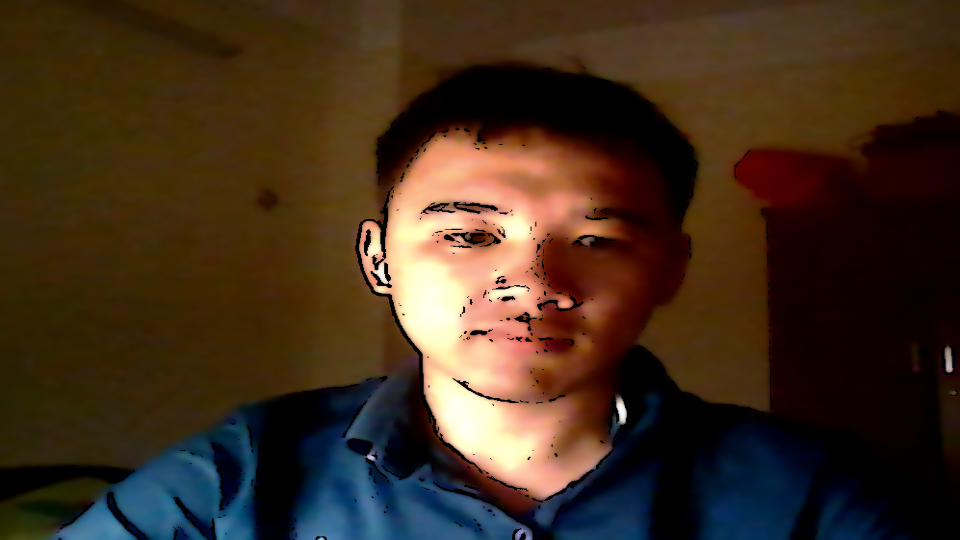
//> input picture cartoonify-image/cartoon_Image.png, 960 x 540 px, given in place of the camera
$ ./face_detection   (built with g++ and OpenCV 4)
//> lines starting //> are read from the running program, lines starting //| are printed output that depends on the picture; after the words box and inside, x2 and y2 are one past the last pixel; in counts of white or black regions, pixels touching at a corner belong together
#include "../include/opencv4/opencv2/objdetect.hpp"
#include "../include/opencv4/opencv2/highgui.hpp"
#include "../include/opencv4/opencv2/imgproc.hpp"
#include <iostream>
#include <bits/stdc++.h>

using namespace std;
using namespace cv;

// Function to detect and display faces in the image
void detectAndDraw( Mat& img, CascadeClassifier& cascade,
                CascadeClassifier& nestedCascade, double scale );

string cascadeName , nestedCascadeName;

int main(int argc, const char** argv) {
    // VideoCapture class for playing video for which faces to be detected
    VideoCapture capture;
    Mat frame, image;

    // PreDefined trained XML classifiers with facial features
    CascadeClassifier cascade, nestedCascade;
    double scale = 1;

    // Load the cascades
    // Using standard OpenCV cascade files for face and eye detection.
    // The path should be correct relative to your executable or an absolute path.
    nestedCascade.load( samples::findFile( "haarcascade_eye_tree_eyeglasses.xml" ) );
    cascade.load( samples::findFile( "haarcascade_frontalface_alt.xml" ) );

    // Start video capture
    capture.open(0);
    if( capture.isOpened() )
    {
        // Capture frames from video and detect faces
        cout << "Face Detection Started...." << endl;
        while(1)
        {
            capture >> frame;
//> frame is the input picture: 540 rows x 960 cols, CV_8UC3; mean B, G, R 29.3, 46.1, 65.1
            if( frame.empty() )
                break;
            Mat frame1 = frame.clone();
            detectAndDraw( frame1, cascade, nestedCascade, scale );
            char c = (char)waitKey(10);

            // Press q to exit from window
            if( c == 27 || c == 'q' || c == 'Q' )
                break;
        }
    }
    else
        cout << "Could not Open Camera" << endl; // Added endl for proper formatting
    return 0;
}

void detectAndDraw( Mat& img, CascadeClassifier& cascade,
                    CascadeClassifier& nestedCascade,
                    double scale)
{
//> called with scale = 1
    vector<Rect> faces, faces2;
    Mat gray, smallImg;

    cvtColor( img, gray, COLOR_BGR2GRAY ); // Convert to Gray scale
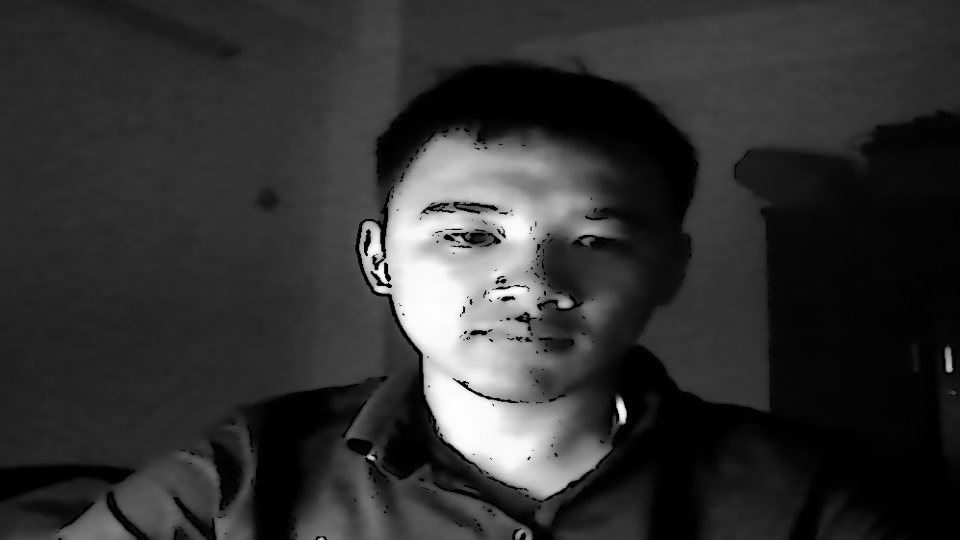
//> gray: 540 rows x 960 cols, CV_8UC1; min 0, max 254, mean 49.8
    double fx = 1 / scale;

    // Resize the Grayscale Image
    resize( gray, smallImg, Size(), fx, fx, INTER_LINEAR );
    equalizeHist( smallImg, smallImg ); // Equalize Histogram
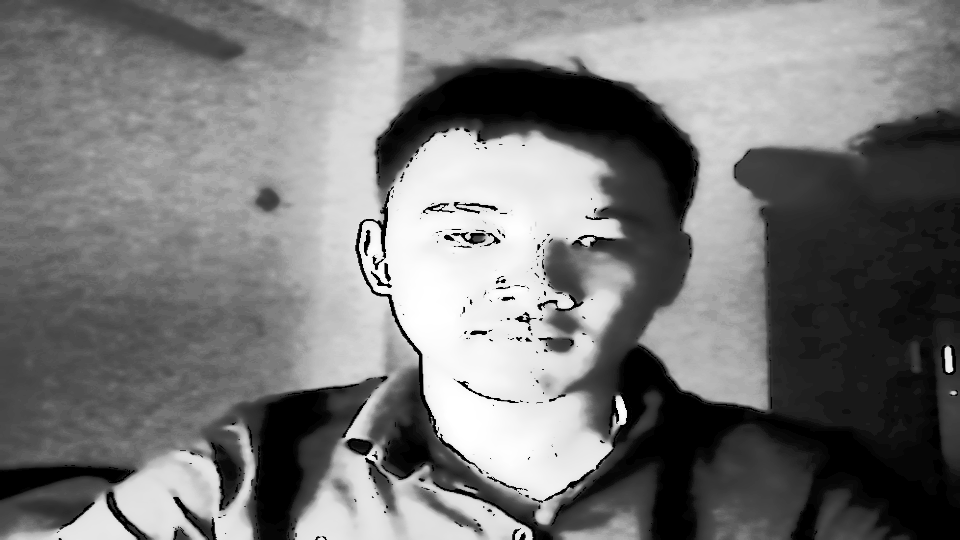
//> smallImg: 540 rows x 960 cols, CV_8UC1; min 0, max 255, mean 120

    // Detect faces of different sizes using cascade classifier
    cascade.detectMultiScale( smallImg, faces, 1.1, 2, 0|CASCADE_SCALE_IMAGE, Size(30, 30) );
//> faces = 1 Rect (x, y, width, height): [377, 124, 305, 305]

    // Draw circles around the faces
    for ( size_t i = 0; i < faces.size(); i++ )
    {
        Rect r = faces[i];
        Mat smallImgROI;
        vector<Rect> nestedObjects;
        Point center;
        Scalar color = Scalar(255, 0, 0); // Color for Drawing tool
        int radius;

        double aspect_ratio = (double)r.width/r.height;
        if( 0.75 <= aspect_ratio && aspect_ratio < 1.3 )
        {
            center.x = cvRound((r.x + r.width*0.5)*scale);
            center.y = cvRound((r.y + r.height*0.5)*scale);
            radius = cvRound((r.width + r.height)*0.25*scale);
            circle( img, center, radius, color, 3, 8, 0 );
        }
        else
            rectangle( img, cvPoint(cvRound(r.x*scale), cvRound(r.y*scale)),
                    cvPoint(cvRound((r.x + r.width-1)*scale),
                    cvRound((r.y + r.height-1)*scale)), color, 3, 8, 0);
        if( nestedCascade.empty() )
            continue;
        smallImgROI = smallImg( r );

        // Detect eyes in the input image
        nestedCascade.detectMultiScale( smallImgROI, nestedObjects, 1.1, 2,
            0|CASCADE_SCALE_IMAGE, Size(30, 30) );

        // Draw circles around eyes
        for ( size_t j = 0; j < nestedObjects.size(); j++ )
        {
            Rect nr = nestedObjects[j];
            center.x = cvRound((r.x + nr.x + nr.width*0.5)*scale);
            center.y = cvRound((r.y + nr.y + nr.height*0.5)*scale);
            radius = cvRound((nr.width + nr.height)*0.25*scale);
            circle( img, center, radius, color, 3, 8, 0 );
        }
    }
//> this loop made 1 pass
//> (r, aspect_ratio, radius) on pass 1: (Rect(377, 124, 305, 305), 1, 152)
//> pass 1, in detectAndDraw, `smallImgROI = smallImg( r );`:
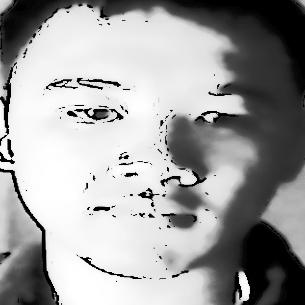
//> smallImgROI: 305 rows x 305 cols, CV_8UC1; min 0, max 255, mean 159.5
//> after the loop:
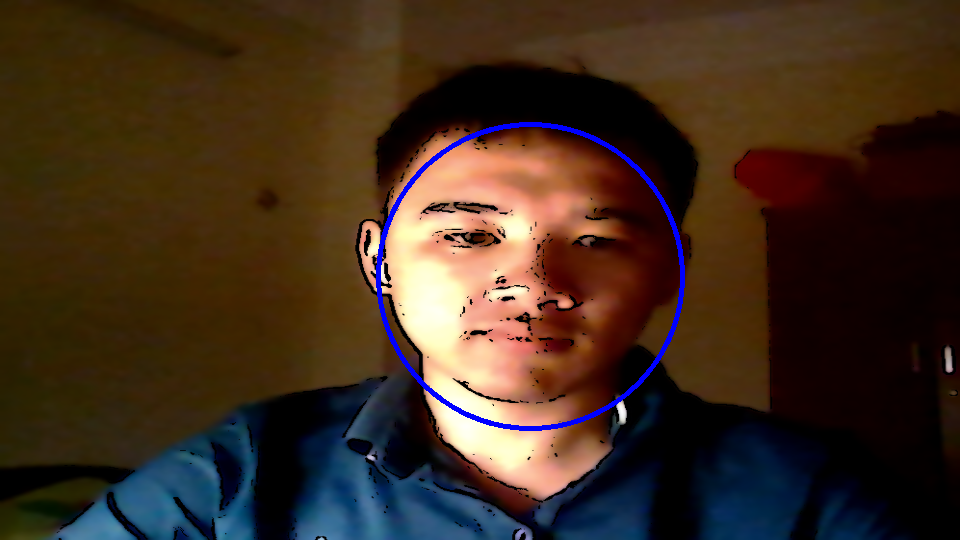
//> img: 540 rows x 960 cols, CV_8UC3; 0.92% of pixels changed, all inside (x1, y1, x2, y2) = (376, 122, 685, 431)
//> the 'q' key is pressed

    // Show Processed Image with detected faces
    imshow( "Face Detection", img );
}
